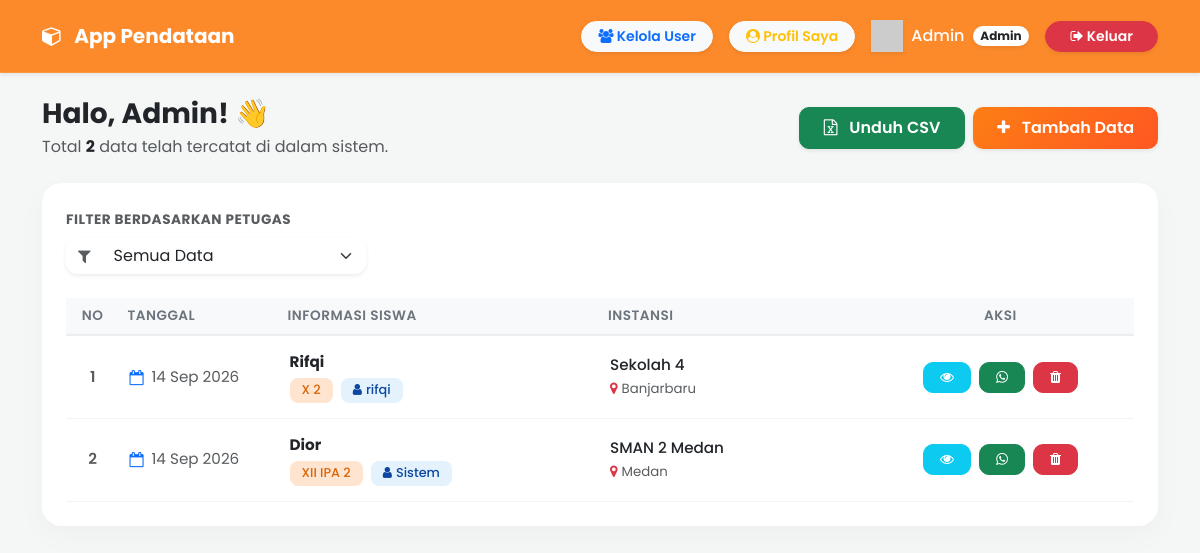
/index.php (signed in), run on an earlier commit of the app's database.
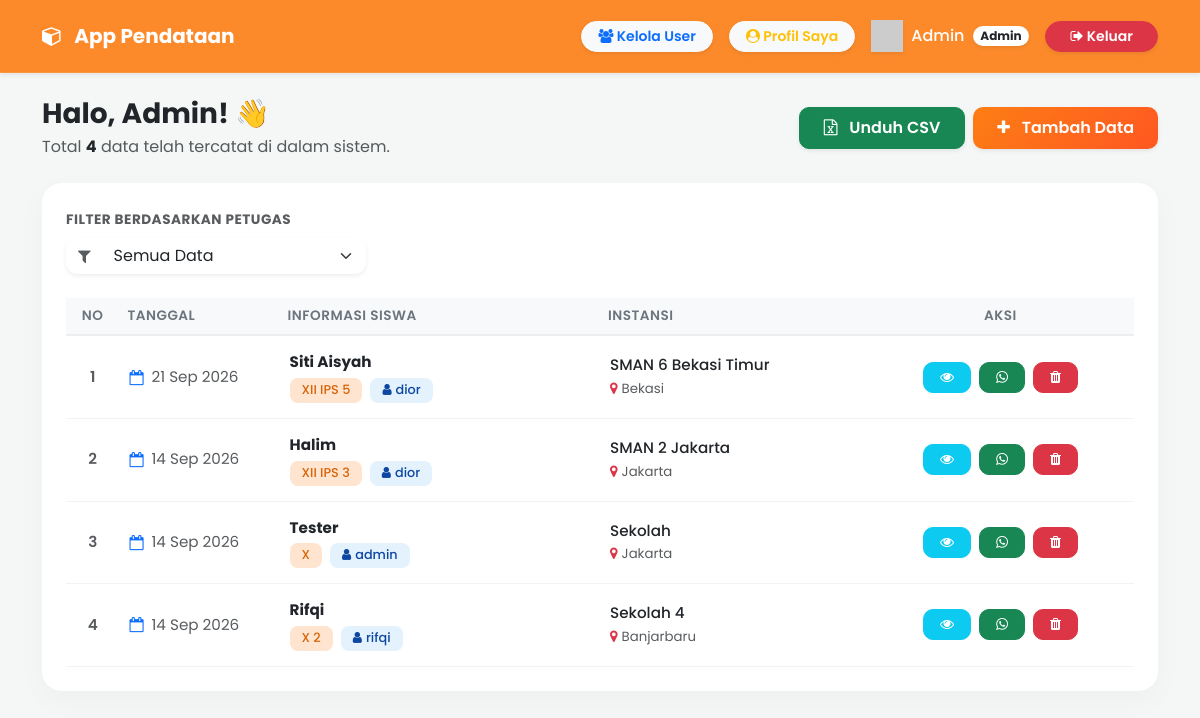
And on a later commit of the database.
### tables this page shows
CREATE TABLE `data_pendataan` (
  `id` int(11) NOT NULL,
  `id_user` int(11) DEFAULT NULL,
  `tanggal` date NOT NULL,
  `nama` varchar(100) NOT NULL,
  `kelas` varchar(50) NOT NULL,
  `sekolah` varchar(100) NOT NULL,
  `nomor_whatsapp` varchar(20) NOT NULL,
  `kota` varchar(50) NOT NULL
);

CREATE TABLE `users` (
  `id` int(11) NOT NULL,
  `username` varchar(50) NOT NULL,
  `password` varchar(255) NOT NULL,
  `role` enum('admin','pegawai') NOT NULL,
  `nama_lengkap` varchar(100) DEFAULT NULL,
  `nomor_whatsapp` varchar(20) DEFAULT NULL,
  `email` varchar(100) DEFAULT NULL,
  `alamat` text DEFAULT NULL,
  `kota` varchar(50) DEFAULT NULL,
  `provinsi` varchar(50) DEFAULT NULL,
  `kode_referral` varchar(20) DEFAULT NULL,
  `referred_by` varchar(20) DEFAULT NULL
);

### index.php (the view, shortened to what this page needs)
<?php
require 'koneksi.php';
$limit = 10;
$page = isset($_GET['page']) ? (int)$_GET['page'] : 1;
$offset = ($page - 1) * $limit;
if ($_SESSION['role'] === 'admin') {
    if (isset($_GET['filter_user']) && !empty($_GET['filter_user'])) {
        $filter = $_GET['filter_user'];
        $stmt_count = $conn->prepare("SELECT COUNT(*) as total FROM data_pendataan WHERE id_user = ?");
        $stmt_count->bind_param("i", $filter);
        $stmt_count->execute();
        $total_rows = $stmt_count->get_result()->fetch_assoc()['total'];
        $stmt_data = $conn->prepare("SELECT d.*, u.username FROM data_pendataan d LEFT JOIN users u ON d.id_user = u.id WHERE d.id_user = ? ORDER BY d.id DESC LIMIT ? OFFSET ?");
        $stmt_data->bind_param("iii", $filter, $limit, $offset);
        $stmt_data->execute();
        $result = $stmt_data->get_result();
    } else {
        $total_rows = $conn->query("SELECT COUNT(*) as total FROM data_pendataan")->fetch_assoc()['total'];
        $stmt_data = $conn->prepare("SELECT d.*, u.username FROM data_pendataan d LEFT JOIN users u ON d.id_user = u.id ORDER BY d.id DESC LIMIT ? OFFSET ?");
        $stmt_data->bind_param("ii", $limit, $offset);
        $stmt_data->execute();
        $result = $stmt_data->get_result();
    }
}
?>
<!DOCTYPE html>
<html lang="id">
<head>
    <link href="https://cdn.jsdelivr.net/npm/bootstrap@5.3.0/dist/css/bootstrap.min.css" rel="stylesheet">
    <link rel="stylesheet" href="https://cdnjs.cloudflare.com/ajax/libs/font-awesome/4.7.0/css/font-awesome.min.css">
</head>
<body>
<nav class="navbar navbar-expand-lg navbar-glass shadow-sm sticky-top py-3">
    <div class="container">
        <a class="navbar-brand text-white fw-bold" href="#"><i class="fa fa-cube me-2"></i> App Pendataan</a>
        <div class="collapse navbar-collapse justify-content-end" id="navbarNav">
            <ul class="navbar-nav align-items-center gap-3 mt-3 mt-lg-0">
                <?php if ($_SESSION['role'] === 'admin'): ?>
                    <li class="nav-item">
                        <a href="tambah_user.php" class="btn btn-light btn-sm fw-semibold rounded-pill px-3 text-primary shadow-sm">
                            <i class="fa fa-users"></i> Kelola User
                        </a>
                    </li>
                <?php endif; ?>
                <li class="nav-item">
                    <a href="profil.php" class="btn btn-light btn-sm fw-semibold rounded-pill px-3 text-warning shadow-sm">
                        <i class="fa fa-user-circle"></i> Profil Saya
                    </a>
                </li>
                <li class="nav-item text-white fw-medium d-flex align-items-center">
                    <img src="https://ui-avatars.com/api/?name=<?= urlencode($_SESSION['username']) ?>&background=ffffff&color=fd7e14&rounded=true" alt="User" width="32" class="me-2 shadow-sm">
                    <?= htmlspecialchars(ucfirst($_SESSION['username'])) ?>
                    <span class="badge bg-white text-dark rounded-pill ms-2 shadow-sm"><?= ucfirst($_SESSION['role']) ?></span>
                </li>
                <li class="nav-item">
                    <button onclick="konfirmasiLogout()" class="btn btn-danger btn-sm rounded-pill px-4 shadow-sm fw-semibold">
                        <i class="fa fa-sign-out"></i> Keluar
                    </button>
                </li>
            </ul>
        </div>
    </div>
</nav>
<div class="container mt-4 mb-5">
    <div class="d-flex flex-column flex-md-row justify-content-between align-items-center mb-4">
        <div>
            <h3 class="fw-bold text-dark mb-1">Halo, <?= htmlspecialchars(ucfirst($_SESSION['username'])) ?>! 👋</h3>
            <p class="text-muted mb-0">Total <strong class="text-dark"><?= $total_rows ?></strong> data telah tercatat di dalam sistem.</p>
        </div>
        <div class="d-flex gap-2 mt-3 mt-md-0">
            <a href="?export=csv<?= isset($_GET['filter_user']) ? '&filter_user='.$_GET['filter_user'] : '' ?>" class="btn btn-success fw-semibold px-4 py-2 btn-action shadow-sm">
                <i class="fa fa-file-excel-o me-2"></i> Unduh CSV
            </a>
            <button type="button" class="btn btn-gradient fw-semibold px-4 py-2 shadow-sm" data-bs-toggle="modal" data-bs-target="#modalTambahData">
                <i class="fa fa-plus me-2"></i> Tambah Data
            </button>
        </div>
    </div>
    <div class="card card-premium">
        <?php if ($_SESSION['role'] === 'admin'): ?>
        <form method="GET" action="" class="mb-4" style="max-width: 300px;">
            <label class="form-label text-muted small fw-bold">Filter Berdasarkan Petugas</label>
            <div class="input-group shadow-sm" style="border-radius: 12px; overflow: hidden;">
                <span class="input-group-text bg-white border-0 text-muted"><i class="fa fa-filter"></i></span>
                <select name="filter_user" class="form-select border-0 bg-white" onchange="this.form.submit()" style="box-shadow: none;">
                    <option value="">Semua Data</option>
                </select>
            </div>
        </form>
        <?php endif; ?>
        <div class="table-responsive">
            <table class="table table-custom">
                <thead>
                    <tr>
                        <th class="text-center" width="5%">No</th>
                        <th width="15%">Tanggal</th>
                        <th width="30%">Informasi Siswa</th>
                        <th width="25%">Instansi</th>
                        <th width="25%" class="text-center">Aksi</th>
                    </tr>
                </thead>
                <tbody>
                    <?php
                    $no = $offset + 1;
                    if ($result && $result->num_rows > 0):
                        while ($row = $result->fetch_assoc()):
                            $no_wa = preg_replace('/[^0-9]/', '', $row['nomor_whatsapp']);
                            if (substr($no_wa, 0, 1) === '0') { $no_wa = '62' . substr($no_wa, 1); }
                    ?>
                    <tr>
                        <td class="text-center fw-semibold text-muted"><?= $no++ ?></td>
                        <td>
                            <div class="d-flex align-items-center text-muted">
                                <i class="fa fa-calendar-o me-2 text-primary"></i>
                                <?= date('d M Y', strtotime($row['tanggal'])) ?>
                            </div>
                        </td>
                        <td>
                            <strong class="text-dark d-block mb-1"><?= htmlspecialchars($row['nama']) ?></strong>
                            <span class="badge badge-soft bg-soft-orange"><?= htmlspecialchars($row['kelas']) ?></span>
                            <?php if ($_SESSION['role'] === 'admin'): ?>
                                <span class="badge badge-soft bg-soft-blue ms-1"><i class="fa fa-user me-1"></i><?= htmlspecialchars($row['username'] ?? 'Sistem') ?></span>
                            <?php endif; ?>
                        </td>
                        <td>
                            <div class="fw-medium text-dark text-truncate" style="max-width: 200px;" title="<?= htmlspecialchars($row['sekolah']) ?>">
                                <?= htmlspecialchars($row['sekolah']) ?>
                            </div>
                            <small class="text-muted"><i class="fa fa-map-marker text-danger me-1"></i><?= htmlspecialchars($row['kota']) ?></small>
                        </td>
                        <td class="text-center">
                            <div class="d-flex justify-content-center gap-2">
                                <button type="button" class="btn btn-info text-white btn-sm btn-action px-3" data-bs-toggle="modal" data-bs-target="#modalDetail<?= $row['id'] ?>" title="Detail">
                                    <i class="fa fa-eye"></i>
                                </button>
                                <a href="https://wa.me/<?= $no_wa ?>" target="_blank" class="btn btn-success btn-sm btn-action px-3" title="Chat WhatsApp">
                                    <i class="fa fa-whatsapp"></i>
                                </a>
                                <form action="" method="POST" id="hapusForm<?= $row['id'] ?>" class="m-0">
                                    <button type="button" class="btn btn-danger btn-sm btn-action px-3" onclick="konfirmasiHapus(<?= $row['id'] ?>)" title="Hapus">
                                        <i class="fa fa-trash"></i>
                                    </button>
                                </form>
                            </div>
                        </td>
                    </tr>
                    <?php endwhile; endif; ?>
                </tbody>
            </table>
        </div>
    </div>
</div>
</body>
</html>

### index.php (style rules this page uses)
body { font-family: 'Poppins', sans-serif; background-color: #f4f7f6; color: #2d3436; }
.navbar-glass { background: rgba(253, 126, 20, 0.9) !important; backdrop-filter: blur(10px); border-bottom: 1px solid rgba(255,255,255,0.1); }
.card-premium { border-radius: 20px; box-shadow: 0 10px 30px rgba(0,0,0,0.03); border: none; background: #fff; padding: 1.5rem; }
.btn-gradient { background: linear-gradient(135deg, #fd7e14 0%, #ff5722 100%); color: white; border: none; border-radius: 10px; font-weight: 500; transition: 0.3s; }
.btn-action { border-radius: 10px; font-weight: 500; transition: 0.3s; }
.table-custom { margin-bottom: 0; }
.table-custom th { background-color: #f8f9fa !important; color: #6c757d; font-weight: 600; text-transform: uppercase; font-size: 0.85rem; letter-spacing: 0.5px; border-bottom: 2px solid #eee; }
.table-custom td { vertical-align: middle; font-size: 0.95rem; border-bottom: 1px solid #f1f3f5; padding: 15px 10px; }
.badge-soft { padding: 6px 12px; font-weight: 500; border-radius: 8px; font-size: 0.8rem; }
.bg-soft-orange { background-color: #ffe5d0; color: #d96408; }
.bg-soft-blue { background-color: #e3f2fd; color: #0d47a1; }
.form-label { font-size: 0.85rem; font-weight: 600; color: #6c757d; margin-bottom: 8px; text-transform: uppercase; letter-spacing: 0.5px; }

What changed in the data, as far as the page shows it:
removed data_pendataan: tanggal "14 Sep 2026", nama "Dior", kelas "XII IPA 2", username "Sistem", sekolah "SMAN 2 Medan", kota "Medan"
added data_pendataan: tanggal "21 Sep 2026", nama "Siti Aisyah", kelas "XII IPS 5", id_user.username "dior", sekolah "SMAN 6 Bekasi Timur", kota "Bekasi"
added data_pendataan: tanggal "14 Sep 2026", nama "Halim", kelas "XII IPS 3", id_user.username "dior", sekolah "SMAN 2 Jakarta", kota "Jakarta"
added data_pendataan: tanggal "14 Sep 2026", nama "Tester", kelas "X", id_user.username "admin", sekolah "Sekolah", kota "Jakarta"
Also different on the page:
$total_rows: "2" → "4"
